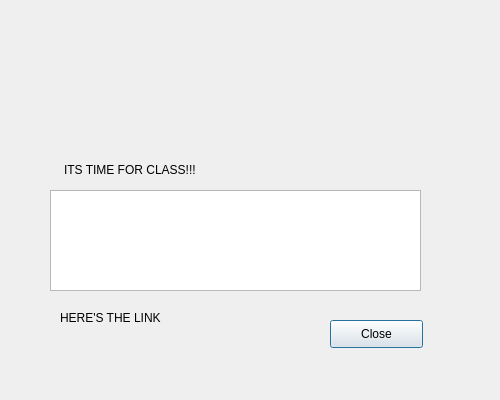
<?xml version="1.0" encoding="UTF-8"?>
<ui version="4.0">
 <class>popUp</class>
 <widget class="QDialog" name="popUp">
  <property name="geometry">
   <rect>
    <x>0</x>
    <y>0</y>
    <width>500</width>
    <height>400</height>
   </rect>
  </property>
  <property name="minimumSize">
   <size>
    <width>500</width>
    <height>400</height>
   </size>
  </property>
  <property name="maximumSize">
   <size>
    <width>500</width>
    <height>400</height>
   </size>
  </property>
  <property name="windowTitle">
   <string>Dialog</string>
  </property>
  <property name="autoFillBackground">
   <bool>false</bool>
  </property>
  <property name="styleSheet">
   <string notr="true">background-image: url(:/resources/img/background2.png);</string>
  </property>
  <widget class="QLabel" name="label">
   <property name="geometry">
    <rect>
     <x>70</x>
     <y>40</y>
     <width>341</width>
     <height>81</height>
    </rect>
   </property>
   <property name="styleSheet">
    <string notr="true">image: url(:/resources/img/image1.png);</string>
   </property>
   <property name="text">
    <string/>
   </property>
  </widget>
  <widget class="QPushButton" name="pushButton">
   <property name="geometry">
    <rect>
     <x>330</x>
     <y>320</y>
     <width>93</width>
     <height>28</height>
    </rect>
   </property>
   <property name="text">
    <string>Close</string>
   </property>
  </widget>
  <widget class="QLabel" name="label_2">
   <property name="geometry">
    <rect>
     <x>64</x>
     <y>160</y>
     <width>191</width>
     <height>20</height>
    </rect>
   </property>
   <property name="styleSheet">
    <string notr="true">font: 75 11pt &quot;Leelawadee UI&quot;;</string>
   </property>
   <property name="text">
    <string>ITS TIME FOR CLASS!!!</string>
   </property>
  </widget>
  <widget class="QListView" name="listView">
   <property name="geometry">
    <rect>
     <x>50</x>
     <y>190</y>
     <width>371</width>
     <height>101</height>
    </rect>
   </property>
  </widget>
  <widget class="QLabel" name="label_3">
   <property name="geometry">
    <rect>
     <x>60</x>
     <y>310</y>
     <width>121</width>
     <height>16</height>
    </rect>
   </property>
   <property name="styleSheet">
    <string notr="true">font: 75 8pt &quot;Meiryo UI&quot;;</string>
   </property>
   <property name="text">
    <string>HERE'S THE LINK</string>
   </property>
  </widget>
 </widget>
 <resources/>
 <connections>
  <connection>
   <sender>pushButton</sender>
   <signal>clicked()</signal>
   <receiver>popUp</receiver>
   <slot>reject()</slot>
   <hints>
    <hint type="sourcelabel">
     <x>210</x>
     <y>177</y>
    </hint>
    <hint type="destinationlabel">
     <x>246</x>
     <y>209</y>
    </hint>
   </hints>
  </connection>
 </connections>
</ui>
